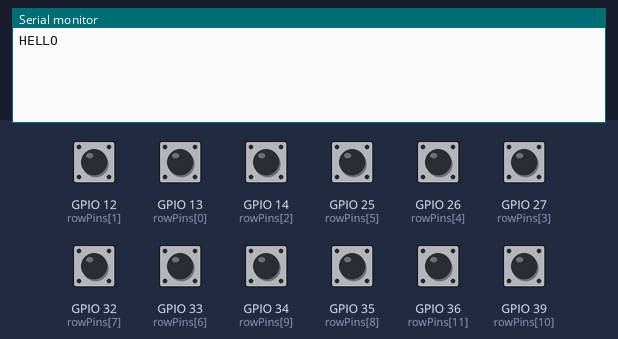
The sketch below on a simulated ESP32. Parts: the last lines printed to the serial monitor. Inputs (shaded band) come from the test bench; at power-on: GPIO 12 (rowPins[1]), GPIO 13 (rowPins[0]), GPIO 14 (rowPins[2]), GPIO 25 (rowPins[5]), GPIO 26 (rowPins[4]), GPIO 27 (rowPins[3]), GPIO 32 (rowPins[7]), GPIO 33 (rowPins[6]), GPIO 34 (rowPins[9]), GPIO 35 (rowPins[8]), GPIO 36 (rowPins[11]), GPIO 39 (rowPins[10]) HIGH.

Above: at 1.2 s.
1.3 s: GPIO 12 (rowPins[1]) pulled LOW for 0.15 s
At 1.9 s:
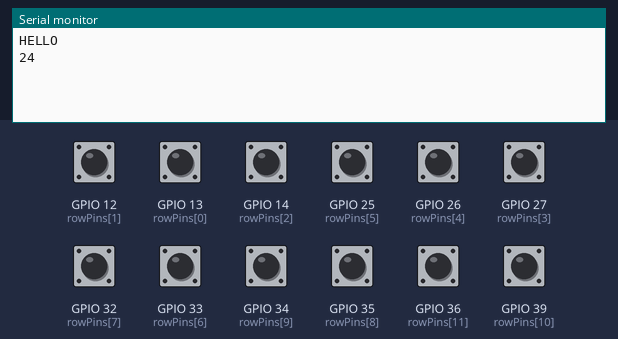
2.9 s: GPIO 13 (rowPins[0]) pulled LOW for 0.15 s
At 4.0 s:
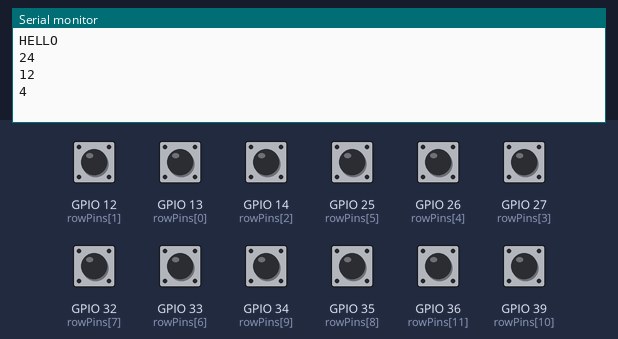
4.5 s: GPIO 14 (rowPins[2]) pulled LOW for 0.15 s
At 5.0 s:
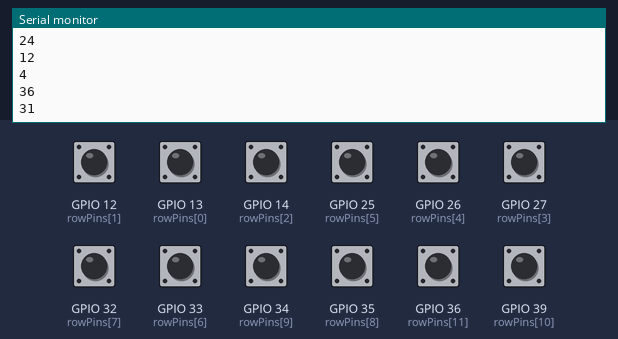
6.1 s: GPIO 25 (rowPins[5]) pulled LOW for 0.15 s
At 7.3 s:
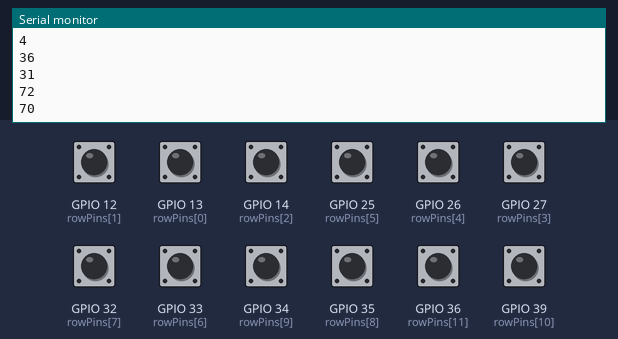
7.7 s: GPIO 26 (rowPins[4]) pulled LOW for 0.15 s
At 8.9 s:
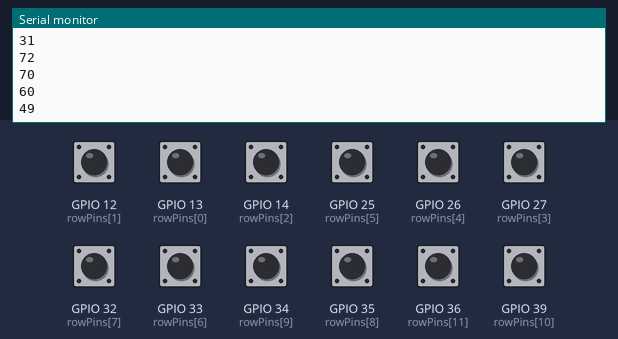
9.3 s: GPIO 27 (rowPins[3]) pulled LOW for 0.15 s
At 10.0 s:
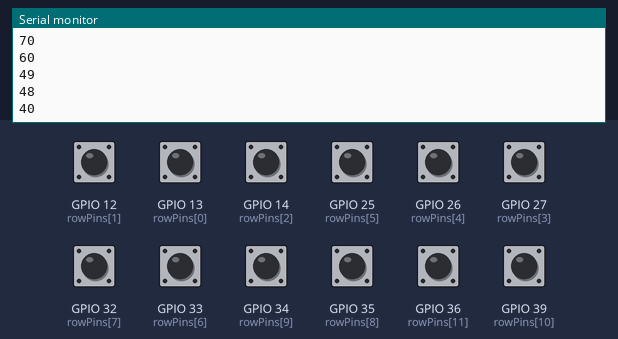
Timing chart, 0 to 11.9 s (numbered marks = the images above; inputs shaded):
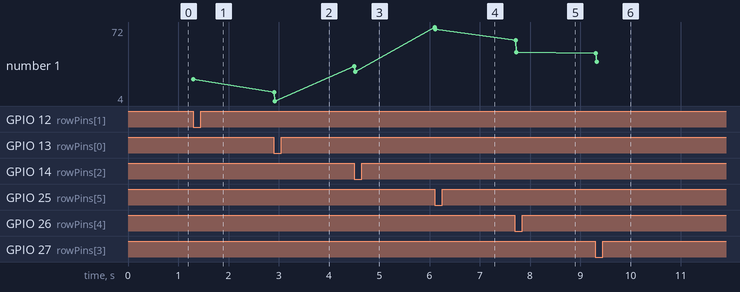

Measured:
- after the input at 1.3 s, the serial monitor: prints a new line at once (image 1)
- after the input at 2.9 s, the serial monitor: prints a new line at once (image 2)
- after the input at 4.5 s, the serial monitor: prints a new line at once (image 3)
- after the input at 6.1 s, the serial monitor: prints a new line at once (image 4)
- after the input at 7.7 s, the serial monitor: prints a new line at once (image 5)
- after the input at 9.3 s, the serial monitor: prints a new line at once (image 6)
- plotted number 1: 24 → 4 after the input at 2.9 s, 4 → 31 after the input at 4.5 s, 31 → 70 after the input at 6.1 s, 70 → 49 after the input at 7.7 s, 49 → 40 after the input at 9.3 s

The sketch:

Keypad_12x12_UART.ino
```cpp
#include <Arduino.h>
#include <HardwareSerial.h>
#define RX_PIN 3 // Pin RX của ESP32 gửi
#define TX_PIN 1 // Pin TX của ESP32 gửi
HardwareSerial SerialESP32(1);

const int ROWS = 12;
const int COLS = 12;

bool keyMatrix[ROWS][COLS] = {0};
bool keyPressed[ROWS][COLS] = {0};

byte rowPins[ROWS] = {13, 12, 14, 27, 26, 25, 33, 32, 35, 34, 39, 36};
byte colPins[COLS] = {15, 2, 0, 4, 16, 17, 5, 18, 19, 21, 22, 23};

int keypad_12x12() {
  int index = -1;
  for (int i = 0; i < COLS; i++) {
    digitalWrite(colPins[i], LOW);
    for (int j = 0; j < ROWS; j++) {
      if (digitalRead(rowPins[j]) == LOW && !keyPressed[j][i]) {
        keyMatrix[j][i] = true;
        keyPressed[j][i] = true;
        index = j * COLS + i +1;
      } else if (digitalRead(rowPins[j]) == HIGH) {
        keyPressed[j][i] = false;
      }
    }
    digitalWrite(colPins[i], HIGH);
  }
  return index;
}


void setup() {
  Serial.begin(115200);
  SerialESP32.begin(115200, SERIAL_8N1, RX_PIN, TX_PIN);
  Serial.println("HELLO");
  for (int i = 0; i < ROWS; i++) {
    pinMode(rowPins[i], INPUT_PULLUP);
  }
  for (int j = 0; j < COLS; j++) {
    pinMode(colPins[j], OUTPUT);
    digitalWrite(colPins[j], HIGH);
  }
}

void loop() {
  int pressedKey = keypad_12x12();
  if (pressedKey != -1) {
    Serial.println(pressedKey);
    SerialESP32.println(pressedKey);
  }
}
```
